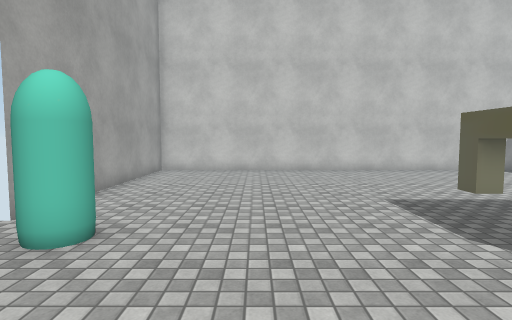
view 1 (above)

14 first-person views from a walk through a Unity game level. The camera is 1.5 m above the floor, tilts 4° down and sees 80° across. The floor is counted in squares, 1 m on a side. Each view is taken from the middle of a square. On the plan, view 1 faces up. The plan holds only what a view shows up to about 15 squares ahead; the rest is blank. The player is left out. Some surface patterns are stand-ins.

view 2
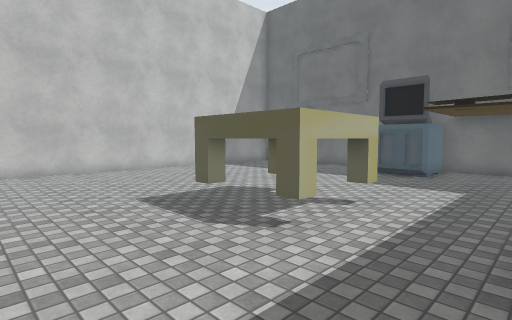

view 3
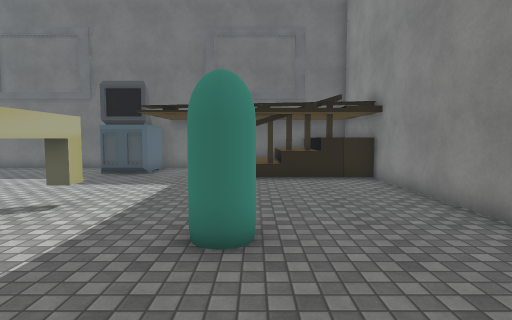

view 4
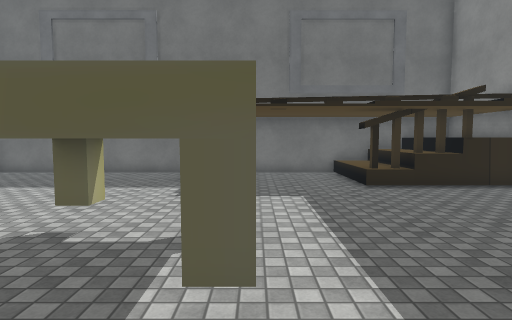

view 5
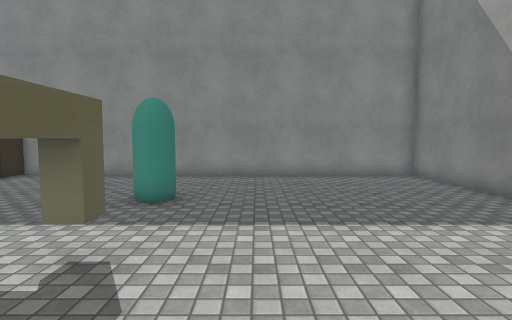

view 6
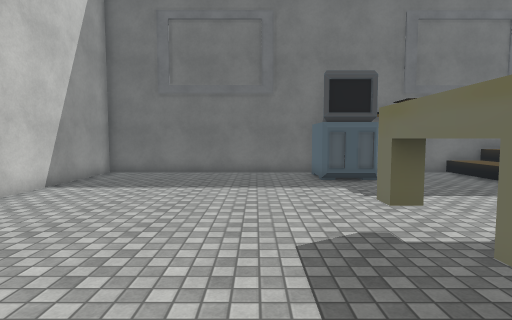

view 7
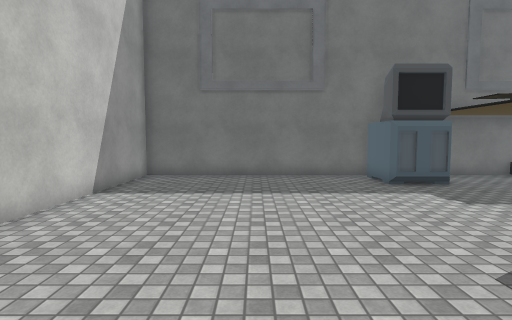

view 8
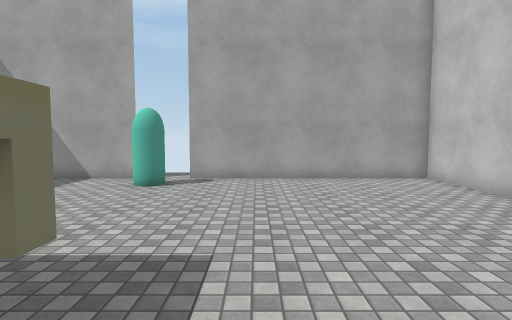

view 9
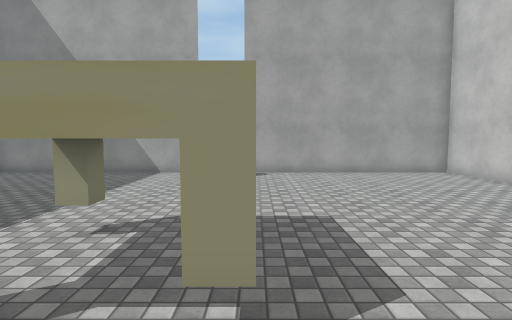

view 10
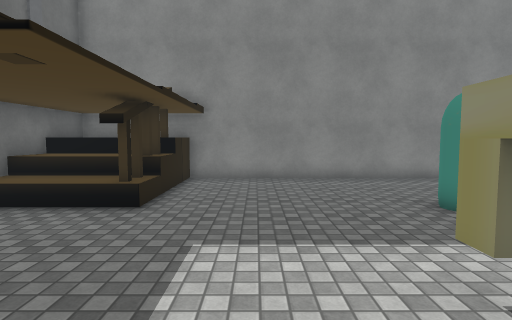

view 11
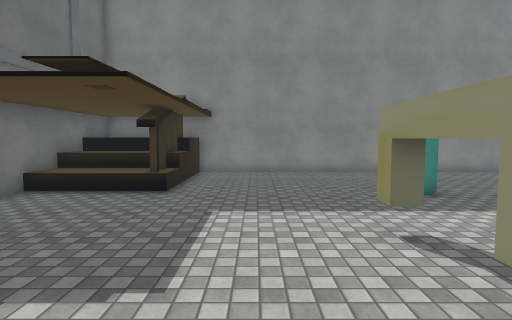

view 12
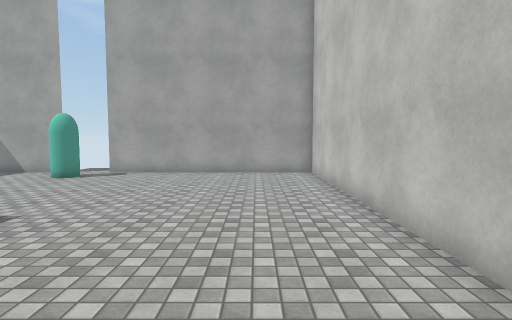

view 13
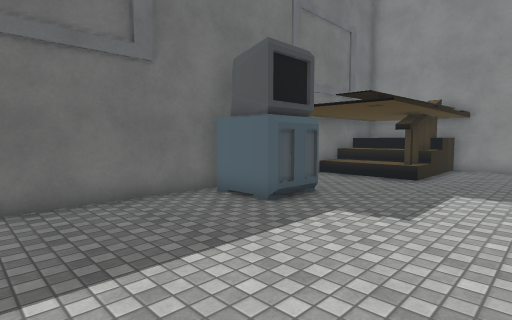

view 14
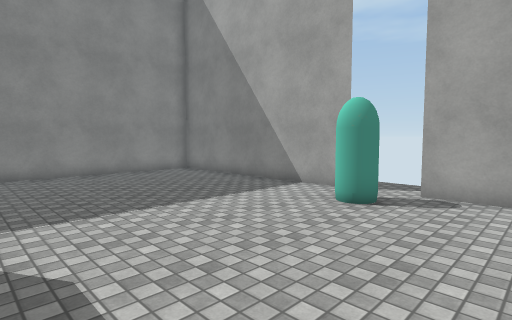

### Floor plan
Key: @ floor where view 1 was taken; # wall or solid block; . main floor; : floor 0.5 m higher than the main floor; T table; O other object.
Columns run from 5 left of view 1 to 16 right of it. Each row starts with its distance up from view 1.
 15 ######################
 14 #....................#
 13 #....................#
 12 #....................#
 11 #....................#
 10 #....................#
  9 #....................#
  8 #....................#
  7 #....................#
  6 #........TTTT........#
  5  .O......T.TT.....OOO#
  4  .O......T.TT.....OOO#
  3 #........TTTT........#
  2 #....................#
  1 #....................#
  0 #....@...OO..........#
 -1 #........OO......#:::#
 -2 #................#####
 -3 #................###
 -4 #................#####
 -5 #................#  ##
 -6 ##################  ##

Where each view was taken, in squares from view 1:
view 1: 0 up, 0 right, facing up
view 2: 0 up, 0 right, facing up-right
view 3: 1 down, 0 right, facing right
view 4: 3 up, 2 right, facing right
view 5: 7 up, 2 right, facing down
view 6: 8 up, 2 right, facing right
view 7: 10 up, 3 right, facing right
view 8: 8 up, 7 right, facing left
view 9: 6 up, 9 right, facing left
view 10: 6 up, 9 right, facing down
view 11: 8 up, 9 right, facing down
view 12: 12 up, 9 right, facing left
view 13: 11 up, 8 right, facing down-right
view 14: 8 up, 4 right, facing down-left
